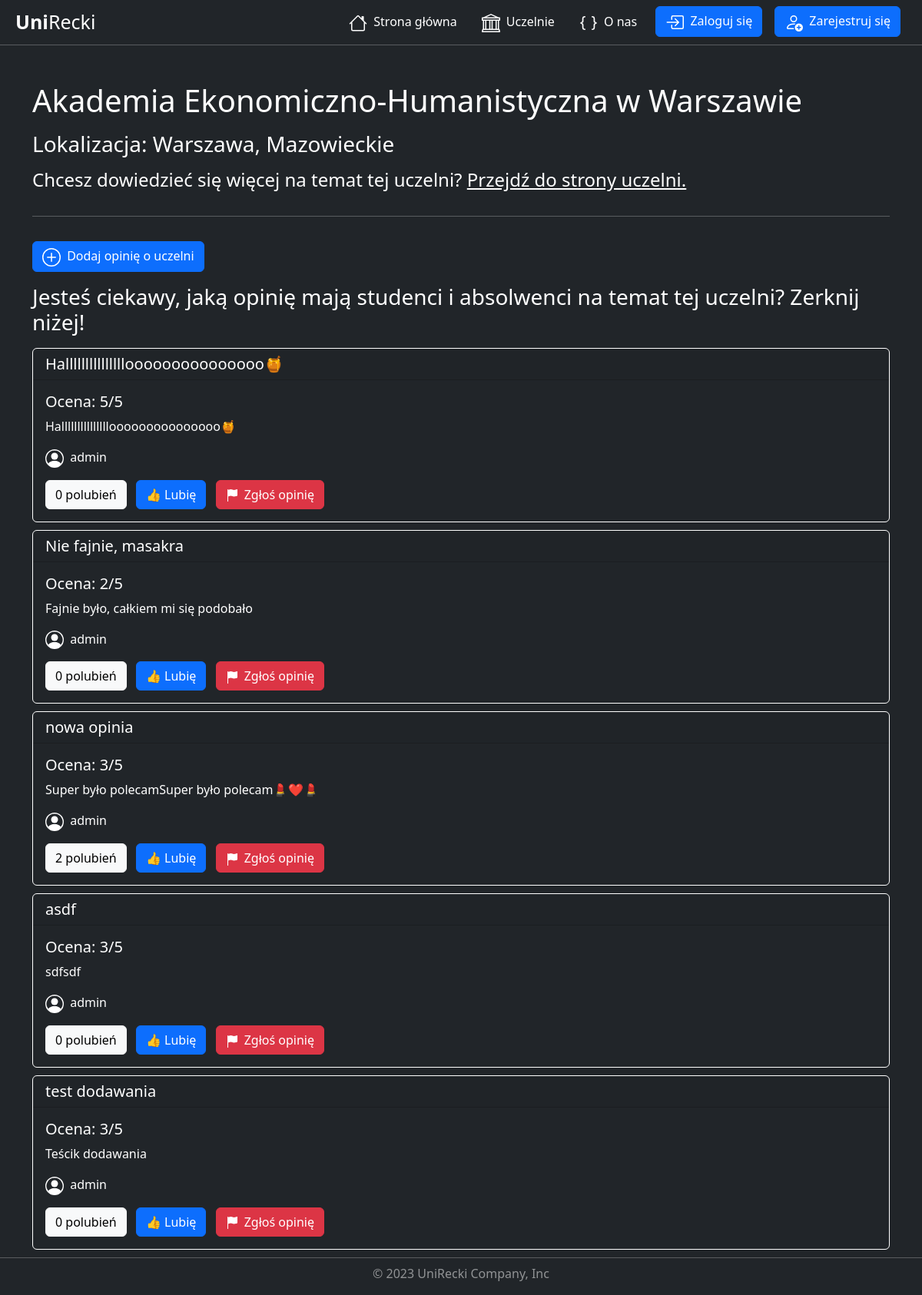
Page /university/2/ on the committed database.
### universities/models.py (models this page shows, shortened)
class University(models.Model):
    name = models.CharField(max_length=150)
    voivodeship = models.CharField(max_length=150)
    city = models.CharField(max_length=150)
    link = models.CharField(max_length=150)
    class Meta:
        verbose_name = 'University'
        verbose_name_plural = 'Universities'

class Review(models.Model):
    title = models.CharField( max_length=150)
    description = models.CharField( max_length=3000)
    rating = models.IntegerField(validators=[
            MaxValueValidator(5),
            MinValueValidator(1)
        ])
    add_date = models.DateTimeField(default=timezone.now, blank=True)
    university = models.ForeignKey(University, on_delete=models.CASCADE)
    user = models.ForeignKey(User, on_delete=models.CASCADE)
    users_like = models.ManyToManyField(User, related_name='images_liked', blank=True)
    class Meta:
        verbose_name = 'Review'
        verbose_name_plural = 'Reviews'

### universities/views.py (the view)
# urls.py: path('<int:pk>/', views.UniversityDetailView.as_view(), name='university_detail'),
class UniversityDetailView(DetailView):
    model = University
    template_name = 'universities/university_detail.html'  # Replace with your desired template name
    context_object_name = 'university'
    def get_context_data(self, **kwargs):
        context = super().get_context_data(**kwargs)
        university = self.get_object()
        reviews = university.review_set.all().order_by('-add_date')
        context['reviews'] = reviews
        return context

### universities/templates/universities/university_detail.html (shortened to what this page needs)
{% extends "base.html" %}
{% load static %}
{% block css %}
    <link rel="stylesheet" href="{% static "universities/university_detail.css" %}">
{% endblock css %}
{% block content %}
    <div class="container mt-5">
        <div class="row">
            <h1 class="mb-3">{{ university.name }}</h1>
            <h3 class="mb-3">Lokalizacja: {{ university.city }}, {{ university.voivodeship | capfirst }}</h3>
        </div>
        <div class="row">
            <h4 class="mb-3">
                Chcesz dowiedzieć się więcej na temat tej uczelni? <a href="{{ university.link }}">Przejdź do strony uczelni.</a>
            </h4>
        </div>
        <hr class="mt-3">
        <a href="{% url 'review_create' university.pk %}"
           class="btn btn-primary my-3">
        Dodaj opinię o uczelni</a>
        <h3 class="mb-3">Jesteś ciekawy, jaką opinię mają studenci i absolwenci na temat tej uczelni? Zerknij niżej!</h3>
        {% for review in reviews %}
            <div class="card bg-dark">
                <h5 class="card-header ">{{ review.title }}</h5>
                <div class="card-body">
                    <h5 class="card-title">Ocena: {{ review.rating }}/5</h5>
                    <p class="card-text">{{ review.description }}</p>
                    <p class="card-text">
                        {{ review.user.username }}
                    </p>
                    {% with total_likes=review.users_like.count %}
                        <span class="count-{{ review.id }} btn btn-light me-2">
                            <span class="total">{{ total_likes }}</span>
                            polubień
                        </span>
                    {% endwith %}
                    <a href="#"
                       class="like btn btn-primary me-2"
                       data-id="{{ review.id }}"
                       data-action="{% if request.user in review.users_like.all %}un{% endif %}like">
                        {% if request.user not in review.users_like.all %}
                            👍 Lubię
                        {% else %}
                            👎 Nie lubię
                        {% endif %}
                    </a>
                    <a href="{% url 'review_report_create' review.pk %}"
                       class="btn btn-danger">
                    Zgłoś opinię</a>
                </div>
            </div>
        {% empty %}
            <p>Brak opinii dla tej uczelni.</p>
        {% endfor %}
    </div>
{% endblock content %}

### static/styles.css (style rules this page uses)
body { color: white; }
h1 { color: white; }
a { color: white; }
h3 { color: white; }

### universities/static/universities/university_detail.css (style rules this page uses)
.card { color: white; border: 1px solid white; margin-bottom: 10px; }
hr { color: white; }

### rows in the picture
University: name "Akademia Ekonomiczno-Humanistyczna w Warszawie", city "Warszawa", voivodeship "Mazowieckie"
Review: title "Halllllllllllllllooooooooooooooo🍯", rating "5", description "Halllllllllllllllooooooooooooooo🍯", user.username "admin", users_like.count "0", shows "👍 Lubię"
Review: title "Nie fajnie, masakra", rating "2", description "Fajnie było, całkiem mi się podobało", user.username "admin", users_like.count "0", shows "👍 Lubię"
Review: title "nowa opinia", rating "3", description "Super było polecamSuper było polecam💄❤️💄", user.username "admin", users_like.count "2", shows "👍 Lubię"
Review: title "asdf", rating "3", description "sdfsdf", user.username "admin", users_like.count "0", shows "👍 Lubię"
Review: title "test dodawania", rating "3", description "Teścik dodawania", user.username "admin", users_like.count "0", shows "👍 Lubię"
